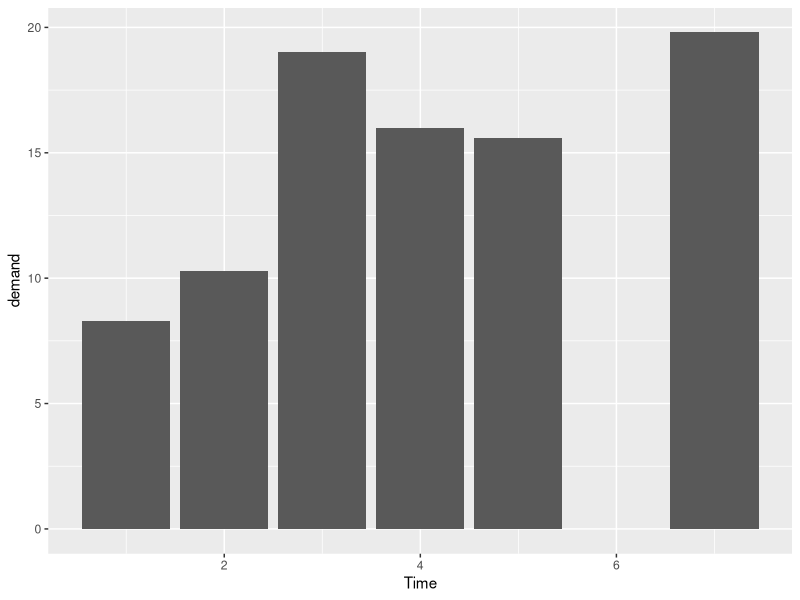
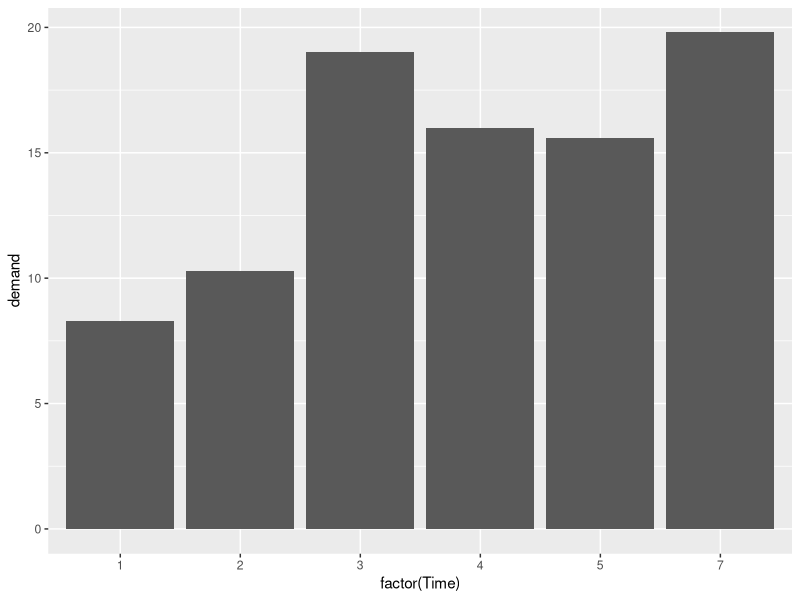
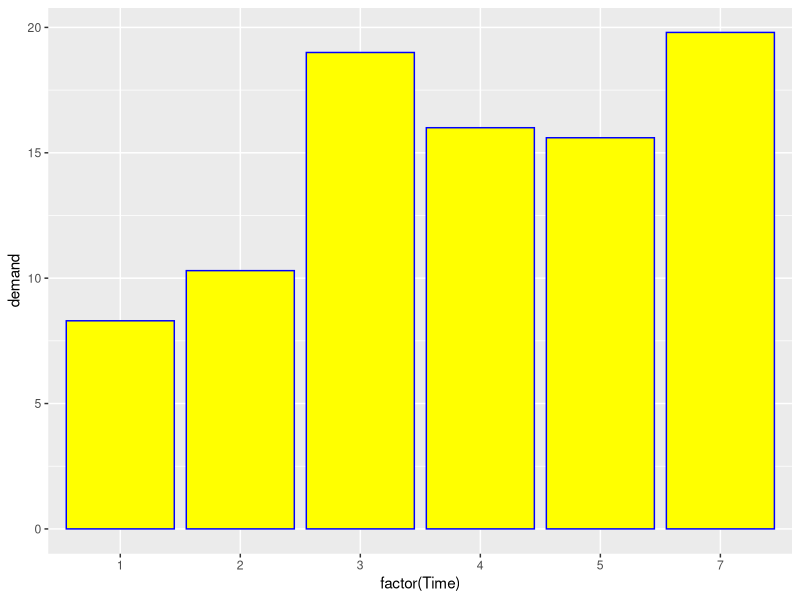
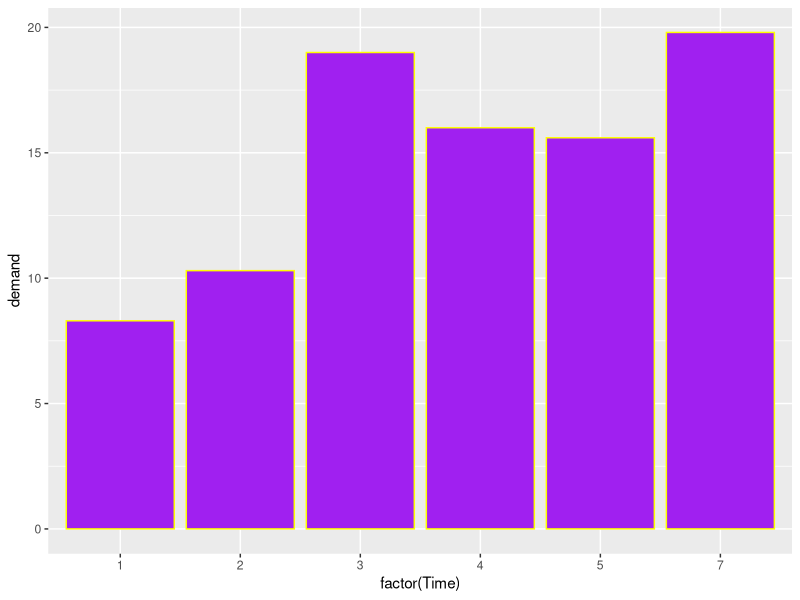
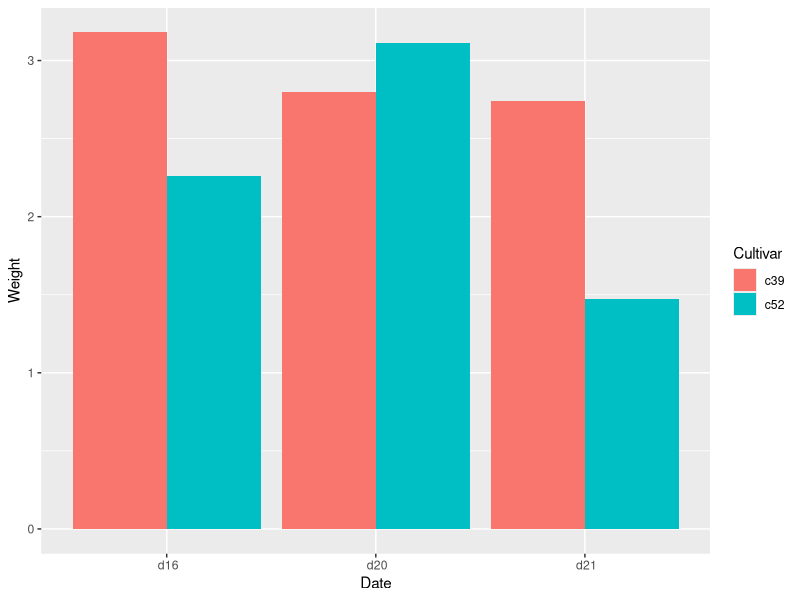
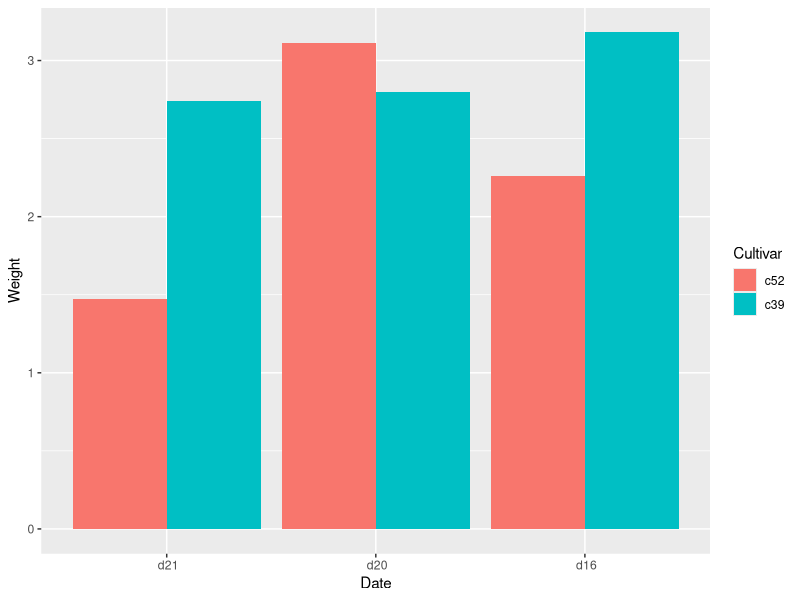
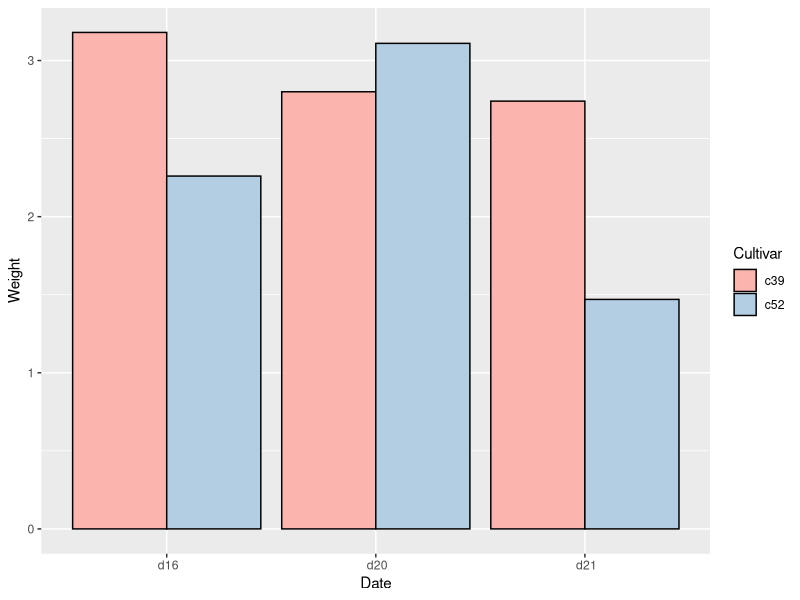
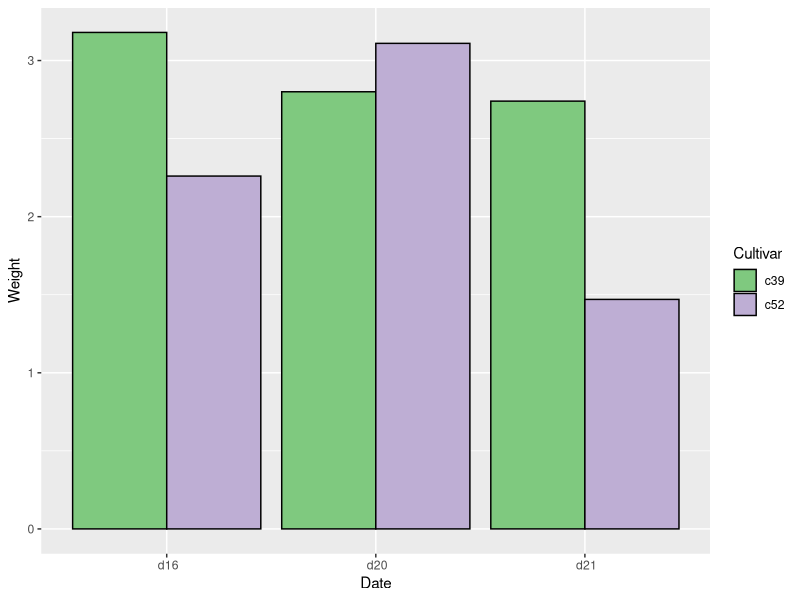

These charts were generated, in order, by the following R code:
#########################################
# ggplot2 연습문제 1
#########################################
library(ggplot2)
library(dplyr)

# 1. 아래 BOD 테이블을 생성하고 ggplot()을 이용해 그래프 2개를 그리시오.
BOD

ggplot(BOD,aes(Time,demand)) + geom_col()
ggplot(BOD,aes(factor(Time),demand)) + geom_col()

# 2. 앞의 그래프에서 막대의 선을 파랑, 채우기를 노랑으로 설정하시오.
ggplot(BOD,aes(factor(Time),demand)) + geom_col(color='blue',fill='yellow')

# 3. 앞의 그래프에서 막대의 선을 노랑, 채우기를 보라로 설정하시오.
ggplot(BOD,aes(factor(Time),demand)) + geom_col(color='yellow',fill='purple')

# 4. 다음과 같이 cabbage_exp.txt 문서를 만드시오.
  # position="dodge"

# 5. 파일을 읽어 아래와 같은 그래프를 작성하시오.
cabbage <- read.table('data/cabbage_exp.txt',header=T,sep=",")
ggplot(cabbage,aes(Date,Weight,fill=Cultivar)) + geom_bar(stat='identity',position='dodge')
# 그래프의 범례 순서, 그래프의 요소항목 순서를 변경하고, 범례 제목, x축 제목을 변경하시오.

factor(cabbage$Date, level=c('d21','d20','d16'))
# [1] <NA> <NA> <NA> <NA> <NA> <NA>
# Levels: d21 d20 d16
# factor 변경 후 level 바꿨는데 NA가 나오는 경우, level을 명시할 때 실제 data와 다른 data를 명시한 것
# data 앞에 공백이 있어서 생기는 문제
factor(cabbage$Date, level=c(' d21',' d20',' d16'))

ggplot(cabbage,
       aes(factor(Date,level=c(' d21',' d20',' d16')),
           Weight,
           fill=factor(Cultivar,level=c('c52','c39')))) +
  geom_bar(stat='identity',position='dodge') +
  labs(x="Date",fill='Cultivar')

# 6. 앞의 자료에 팔레트를 추가하여 색상을 변경하시오.
# 팔레트 : Pastel1
ggplot(cabbage,
       aes(Date,Weight,fill=Cultivar)) +
  geom_bar(stat='identity',position='dodge',color='black') +
  scale_fill_brewer(palette="Pastel1") +
  labs(x="Date",fill='Cultivar')

# 팔레트 : Accent
ggplot(cabbage,
       aes(Date,Weight,fill=Cultivar)) +
  geom_bar(stat='identity',position='dodge',color='black') +
  scale_fill_brewer(palette="Accent") +
  labs(x="Date",fill='Cultivar')

# 7. 다음과 같이 누적그래프를 그리고 범례의 순서도 바꾸시오.
ggplot(cabbage,
       aes(factor(Date),
           Weight,
           fill=factor(Cultivar,level=c('c52','c39')))) +
  geom_bar(stat='identity') +
  labs(x="Date",fill='Cultivar')

# 8. 7번 오른쪽 그래프의 막대 중앙에 수치를 표시하시오.
ggplot(cabbage,
       aes(factor(Date),
           Weight,
           fill=factor(Cultivar,level=c('c52','c39')))) +
  geom_bar(stat='identity') +
  geom_text(aes(label=Weight),
            position=position_stack(vjust=0.5)) +
  labs(x="Date",fill='Cultivar')

# 9. "MASS" 패키지를 인스톨하고 Cars93 테이블을 이용해 아래 그래프를 그리시오.
# (x축은 Type 열로, y축은 설정하지 않음)
# 제목: ggtitle() 함수 사용
library(MASS)
View(Cars93)

ggplot(Cars93,aes(Type)) +
  geom_bar(fill='white',
           color='black') +
  ggtitle("Bar Chart of Frequency by Car Type") +
  theme(plot.title=element_text(face='bold',
                                hjust=0.5,
                                color='red'))

# 10. Cars93 테이블을 이용해 자동차 타입별 원산지 수를 아래와 같이 그리시오. (fill 추가)
# palette='Blues' 적용

ggplot(Cars93,aes(Type,fill=Origin)) +
  geom_bar(position='dodge',color='black') +
  ggtitle("Bar Chart of Frequency by Car Type") +
  theme(plot.title=element_text(hjust=0.5,
                                color='black')) +
  scale_fill_brewer(palette="Blues")
